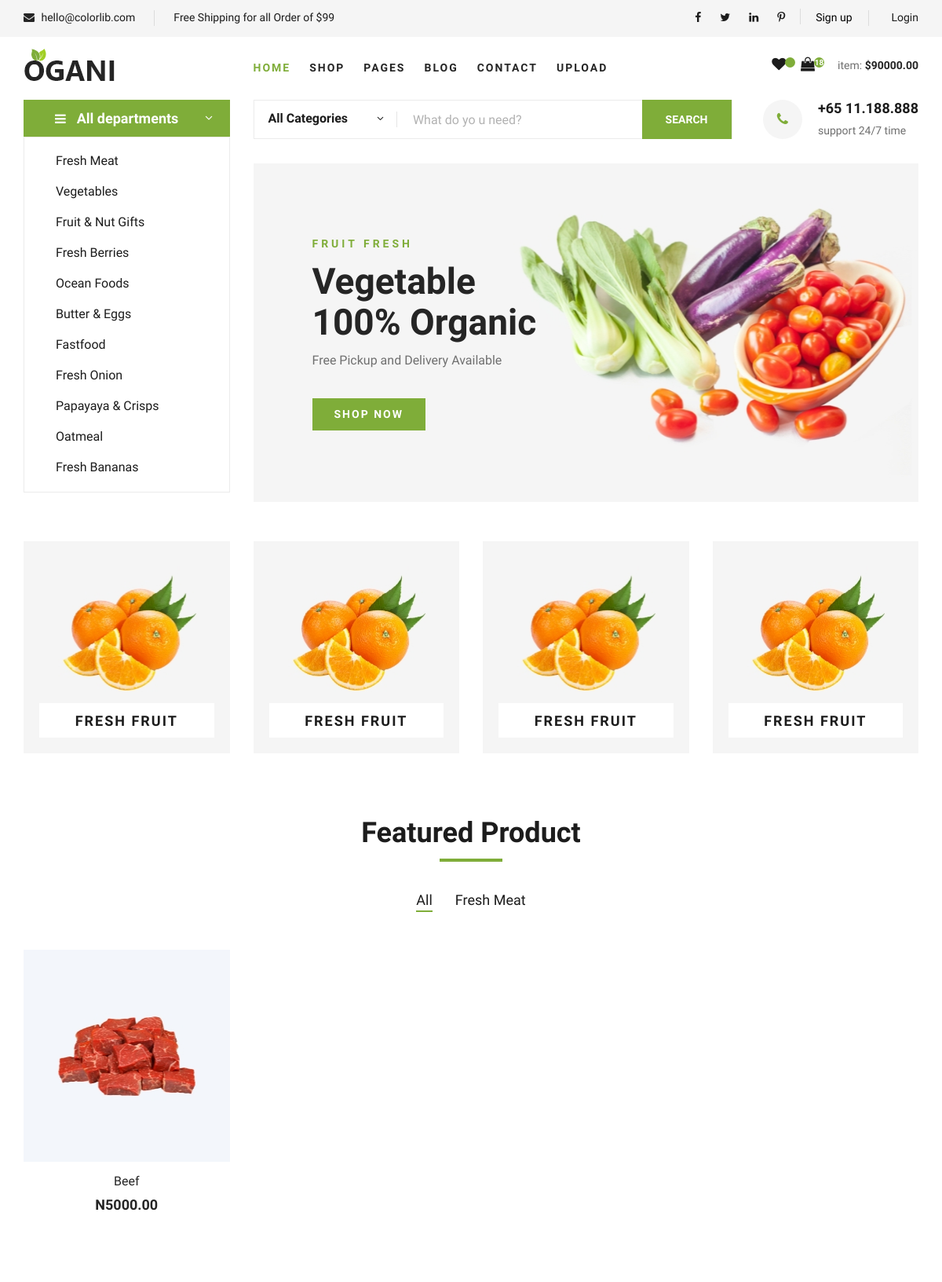
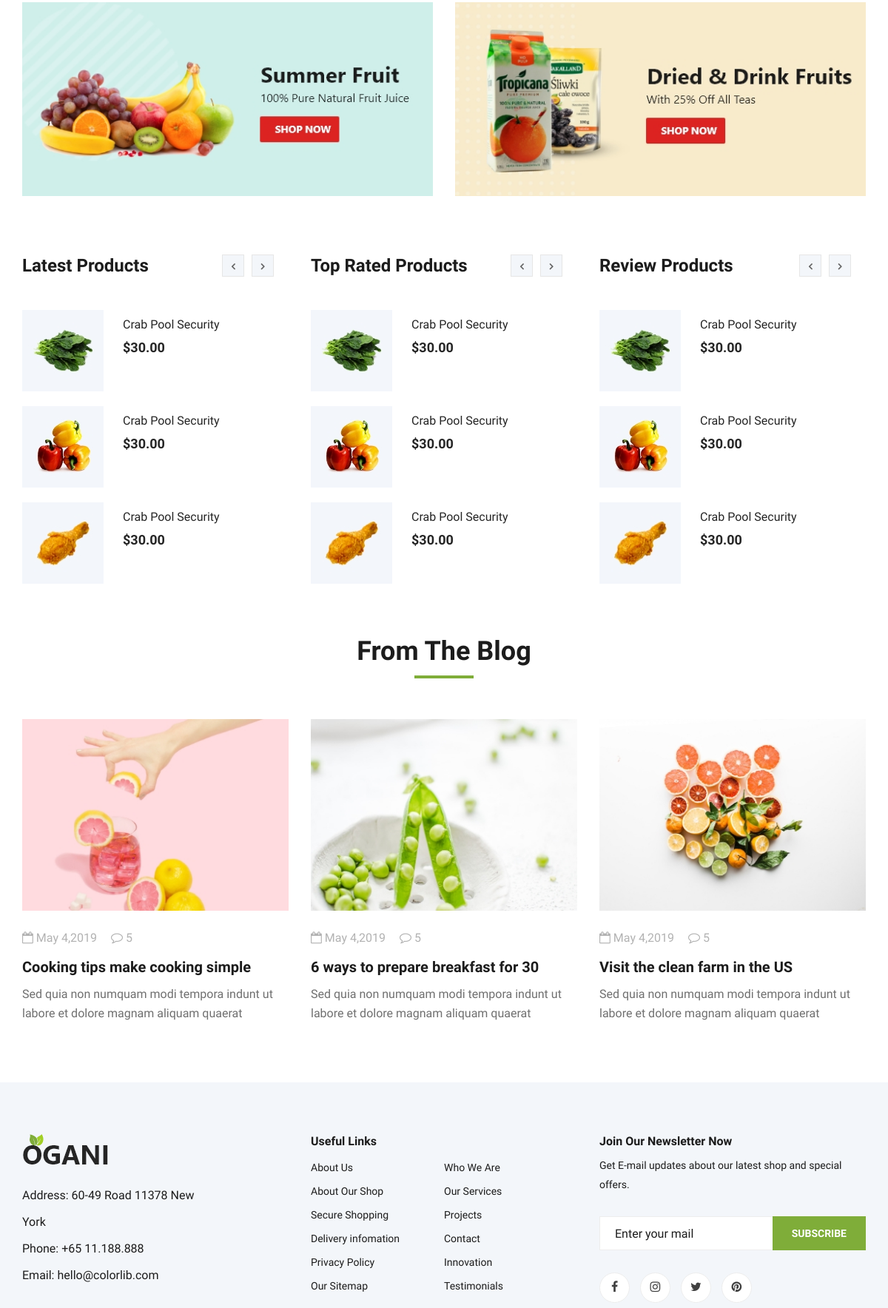
The page / (upper part) on the database its author committed (2 pictures, top to bottom).
### products/models.py (models this page shows, shortened)
class Category(models.Model):
    name = models.CharField(max_length=100, unique=True)
    description = models.TextField(blank=True, null=True)
    created_at = models.DateTimeField(default=now)
    def __str__(self):
        return self.name

class Product(models.Model):
    user = models.ForeignKey(settings.AUTH_USER_MODEL, on_delete=models.CASCADE, related_name='products', blank=True, null=True)
    name = models.CharField(max_length=255)
    description = models.TextField(blank=True, null=True)
    price = models.DecimalField(max_digits=10, decimal_places=2)
    category = models.ForeignKey(Category, on_delete=models.PROTECT, related_name='products')
    image = models.ImageField(upload_to='product_images/', blank=True, null=True)
    created_at = models.DateTimeField(default=now)
    updated_at = models.DateTimeField(auto_now=True)

### users/views.py (the view)
# urls.py: 2. Add a URL to urlpatterns:  path('', views.home, name='home')
def home(request):
    category = Category.objects.all()
    products = Product.objects.all()
    context = {
        "products":products,
        "category":category,
    }
    return render(request, "pages/index.html", context)

### users/models.py (called while the page is built)
    @property
    def get_cart_total(self):
        return sum(item.get_total for item in self.orderitem_set.all())

    @property
    def get_cart_items(self):
        return sum(item.quantity for item in self.orderitem_set.all())

    @property
    def get_total(self):
        return self.product.price * self.quantity

### users/processor.py (called while the page is built)
def cart_data(request):
    user = request.user if request.user.is_authenticated else None
    order = Order.objects.filter(customer=user, complete=False).first()
    cart_items = order.get_cart_items if order else 0
    cart_total = order.get_cart_total if order else 0
    return {
        'cart_items': cart_items,
        'cart_total': cart_total,
    }

### templates/pages/index.html (shortened to what this page needs)
{% extends 'const/base.html' %}
{% load static %}
{% block content %}
{% include 'const/homehero.html' %}
<section class="categories">
  <div class="container">
    <div class="row">
      <div class="categories__slider owl-carousel">
        <div class="col-lg-3">
          <div
            class="categories__item set-bg"
            data-setbg="{% static 'img/categories/cat-1.jpg' %}"
          >
            <h5><a href="#">Fresh Fruit</a></h5>
          </div>
        </div>
      </div>
    </div>
  </div>
</section>
<section class="featured spad">
  <div class="container">
    <div class="row">
      <div class="col-lg-12">
        <div class="section-title">
          <h2>Featured Product</h2>
        </div>
        <div class="featured__controls">
          <ul style="text-transform: capitalize;">
            <li class="active" data-filter="*">all</li>
            {% for c in category %}
              <li data-filter=".{{c.name}}"> {{c.name}}</li>
            {% endfor %}
          </ul>
        </div>
      </div>
    </div>
    <div class="row featured__filter">
      {% for product in products %}
      <div class="col-lg-3 col-md-4 col-sm-6 mix {{product.category}} {{product.name}}">
        <div class="featured__item">
          <div
            class="featured__item__pic set-bg"
            data-setbg={{product.image.url}}
          >
          </div>
          <div class="featured__item__text">
            <h6><a href="#">{{product.name}}</a></h6>
            <h5>N{{product.price}}</h5>
          </div>
        </div>
      </div>
      {% endfor %}
    </div>
  </div>
</section>
<div class="banner">
  <div class="container">
    <div class="row">
      <div class="col-lg-6 col-md-6 col-sm-6">
        <div class="banner__pic">
          <img src="{% static 'img/banner/banner-1.jpg' %}" alt="" />
        </div>
      </div>
      <div class="col-lg-6 col-md-6 col-sm-6">
        <div class="banner__pic">
          <img src="{% static 'img/banner/banner-2.jpg' %}" alt="" />
        </div>
      </div>
    </div>
  </div>
</div>
<section class="latest-product spad">
  <div class="container">
    <div class="row">
      <div class="col-lg-4 col-md-6">
        <div class="latest-product__text">
          <h4>Latest Products</h4>
          <div class="latest-product__slider owl-carousel">
            <div class="latest-prdouct__slider__item">
              <a href="#" class="latest-product__item">
                <div class="latest-product__item__pic">
                  <img src="img/latest-product/lp-1.jpg" alt="" />
                </div>
                <div class="latest-product__item__text">
                  <h6>Crab Pool Security</h6>
                  <span>$30.00</span>
                </div>
              </a>
              <a href="#" class="latest-product__item">
                <div class="latest-product__item__pic">
                  <img src="img/latest-product/lp-2.jpg" alt="" />
                </div>
                <div class="latest-product__item__text">
                  <h6>Crab Pool Security</h6>
                  <span>$30.00</span>
                </div>
              </a>
              <a href="#" class="latest-product__item">
                <div class="latest-product__item__pic">
                  <img src="img/latest-product/lp-3.jpg" alt="" />
                </div>
                <div class="latest-product__item__text">
                  <h6>Crab Pool Security</h6>
                  <span>$30.00</span>
                </div>
              </a>
            </div>
          </div>
        </div>
      </div>
      <div class="col-lg-4 col-md-6">
        <div class="latest-product__text">
          <h4>Top Rated Products</h4>
          <div class="latest-product__slider owl-carousel">
            <div class="latest-prdouct__slider__item">
              <a href="#" class="latest-product__item">
                <div class="latest-product__item__pic">
                  <img src="img/latest-product/lp-1.jpg" alt="" />
                </div>
                <div class="latest-product__item__text">
                  <h6>Crab Pool Security</h6>
                  <span>$30.00</span>
                </div>
              </a>
              <a href="#" class="latest-product__item">
                <div class="latest-product__item__pic">
                  <img src="img/latest-product/lp-2.jpg" alt="" />
                </div>
                <div class="latest-product__item__text">
                  <h6>Crab Pool Security</h6>
                  <span>$30.00</span>
                </div>
              </a>
              <a href="#" class="latest-product__item">
                <div class="latest-product__item__pic">
                  <img src="img/latest-product/lp-3.jpg" alt="" />
                </div>
                <div class="latest-product__item__text">
                  <h6>Crab Pool Security</h6>
                  <span>$30.00</span>
                </div>
              </a>
            </div>
          </div>
        </div>
      </div>
      <div class="col-lg-4 col-md-6">
        <div class="latest-product__text">
          <h4>Review Products</h4>
          <div class="latest-product__slider owl-carousel">
            <div class="latest-prdouct__slider__item">
              <a href="#" class="latest-product__item">
                <div class="latest-product__item__pic">
                  <img src="img/latest-product/lp-1.jpg" alt="" />
                </div>
                <div class="latest-product__item__text">
                  <h6>Crab Pool Security</h6>
                  <span>$30.00</span>
                </div>
              </a>
              <a href="#" class="latest-product__item">
                <div class="latest-product__item__pic">
                  <img src="img/latest-product/lp-2.jpg" alt="" />
                </div>
                <div class="latest-product__item__text">
                  <h6>Crab Pool Security</h6>
                  <span>$30.00</span>
                </div>
              </a>
              <a href="#" class="latest-product__item">
                <div class="latest-product__item__pic">
                  <img src="img/latest-product/lp-3.jpg" alt="" />
                </div>
                <div class="latest-product__item__text">
                  <h6>Crab Pool Security</h6>
                  <span>$30.00</span>
                </div>
              </a>
            </div>
          </div>
        </div>
      </div>
    </div>
  </div>
</section>
<section class="from-blog spad">
  <div class="container">
    <div class="row">
      <div class="col-lg-12">
        <div class="section-title from-blog__title">
          <h2>From The Blog</h2>
        </div>
      </div>
    </div>
    <div class="row">
      <div class="col-lg-4 col-md-4 col-sm-6">
        <div class="blog__item">
          <div class="blog__item__pic">
            <img src="img/blog/blog-1.jpg" alt="" />
          </div>
          <div class="blog__item__text">
            <ul>
              <li><i class="fa fa-calendar-o"></i> May 4,2019</li>
              <li><i class="fa fa-comment-o"></i> 5</li>
            </ul>
            <h5><a href="#">Cooking tips make cooking simple</a></h5>
            <p>
              Sed quia non numquam modi tempora indunt ut labore et dolore
              magnam aliquam quaerat
            </p>
          </div>
        </div>
      </div>
      <div class="col-lg-4 col-md-4 col-sm-6">
        <div class="blog__item">
          <div class="blog__item__pic">
            <img src="img/blog/blog-2.jpg" alt="" />
          </div>
          <div class="blog__item__text">
            <ul>
              <li><i class="fa fa-calendar-o"></i> May 4,2019</li>
              <li><i class="fa fa-comment-o"></i> 5</li>
            </ul>
            <h5><a href="#">6 ways to prepare breakfast for 30</a></h5>
            <p>
              Sed quia non numquam modi tempora indunt ut labore et dolore
              magnam aliquam quaerat
            </p>
          </div>
        </div>
      </div>
      <div class="col-lg-4 col-md-4 col-sm-6">
        <div class="blog__item">
          <div class="blog__item__pic">
            <img src="img/blog/blog-3.jpg" alt="" />
          </div>
          <div class="blog__item__text">
            <ul>
              <li><i class="fa fa-calendar-o"></i> May 4,2019</li>
              <li><i class="fa fa-comment-o"></i> 5</li>
            </ul>
            <h5><a href="#">Visit the clean farm in the US</a></h5>
            <p>
              Sed quia non numquam modi tempora indunt ut labore et dolore
              magnam aliquam quaerat
            </p>
          </div>
        </div>
      </div>
    </div>
  </div>
</section>
{% endblock %}

### static/css/style.css (style rules this page uses)
html, body { height: 100%; font-family: "Cairo", sans-serif; -webkit-font-smoothing: antialiased; font-smoothing: antialiased; }
h1, h2, h3, h4, h5, h6 { margin: 0; color: #111111; font-weight: 400; font-family: "Cairo", sans-serif; }
h2 { font-size: 36px; }
h4 { font-size: 24px; }
h5 { font-size: 18px; }
h6 { font-size: 16px; }
p { font-size: 16px; font-family: "Cairo", sans-serif; color: #6f6f6f; font-weight: 400; line-height: 26px; margin: 0 0 15px 0; }
img { max-width: 100%; }
ul, ol { padding: 0; margin: 0; }
.section-title { margin-bottom: 50px; text-align: center; }
.section-title h2 { color: #1c1c1c; font-weight: 700; position: relative; }
.section-title h2:after { position: absolute; left: 0; bottom: -15px; right: 0; height: 4px; width: 80px; background: #7fad39; content: ""; margin: 0 auto; }
.set-bg { background-repeat: no-repeat; background-size: cover; background-position: top center; }
.spad { padding-top: 100px; padding-bottom: 100px; }
.categories__item { height: 270px; position: relative; }
.categories__item h5 { position: absolute; left: 0; width: 100%; padding: 0 20px; bottom: 20px; text-align: center; }
.categories__item h5 a { font-size: 18px; color: #1c1c1c; font-weight: 700; text-transform: uppercase; letter-spacing: 2px; padding: 12px 0 10px; background: #ffffff; display: block; }
.categories__slider .col-lg-3 { max-width: 100%; }
.featured { padding-top: 80px; padding-bottom: 40px; }
.featured__controls { text-align: center; margin-bottom: 50px; }
.featured__controls ul li { list-style: none; font-size: 18px; color: #1c1c1c; display: inline-block; margin-right: 25px; position: relative; cursor: pointer; }
.featured__controls ul li.active:after { opacity: 1; }
.featured__controls ul li:after { position: absolute; left: 0; bottom: -2px; width: 100%; height: 2px; background: #7fad39; content: ""; opacity: 0; }
.featured__controls ul li:last-child { margin-right: 0; }
.featured__item { margin-bottom: 50px; }
.featured__item__pic { height: 270px; position: relative; overflow: hidden; background-position: center center; }
.featured__item__text { text-align: center; padding-top: 15px; }
.featured__item__text h6 { margin-bottom: 10px; }
.featured__item__text h6 a { color: #252525; }
.featured__item__text h5 { color: #252525; font-weight: 700; }
.latest-product { padding-top: 80px; padding-bottom: 0; }
.latest-product__text h4 { font-weight: 700; color: #1c1c1c; margin-bottom: 45px; }
.latest-product__item { margin-bottom: 20px; overflow: hidden; display: block; }
.latest-product__item__pic { float: left; margin-right: 26px; }
.latest-product__item__pic img { height: 110px; width: 110px; }
.latest-product__item__text { overflow: hidden; padding-top: 10px; }
.latest-product__item__text h6 { color: #252525; margin-bottom: 8px; }
.latest-product__item__text span { font-size: 18px; display: block; color: #252525; font-weight: 700; }
.from-blog { padding-top: 50px; padding-bottom: 50px; }
.from-blog .blog__item { margin-bottom: 30px; }
.from-blog__title { margin-bottom: 70px; }
.blog__item { margin-bottom: 60px; }
.blog__item__pic img { min-width: 100%; }
.blog__item__text { padding-top: 25px; }
.blog__item__text ul { margin-bottom: 15px; }
.blog__item__text ul li { font-size: 16px; color: #b2b2b2; list-style: none; display: inline-block; margin-right: 15px; }
.blog__item__text ul li:last-child { margin-right: 0; }
.blog__item__text h5 { margin-bottom: 12px; }
.blog__item__text h5 a { font-size: 20px; color: #1c1c1c; font-weight: 700; }
.blog__item__text p { margin-bottom: 25px; }
@media only screen and (min-width: 1200px) { .container { max-width: 1170px; } }

### rows shown on the page
Category: name "Fresh Meat"
Product: name "Beef", price "5000.00"

### other values the page prints
{{ cart_items }} "18"
{{ cart_total }} "90000.00"
